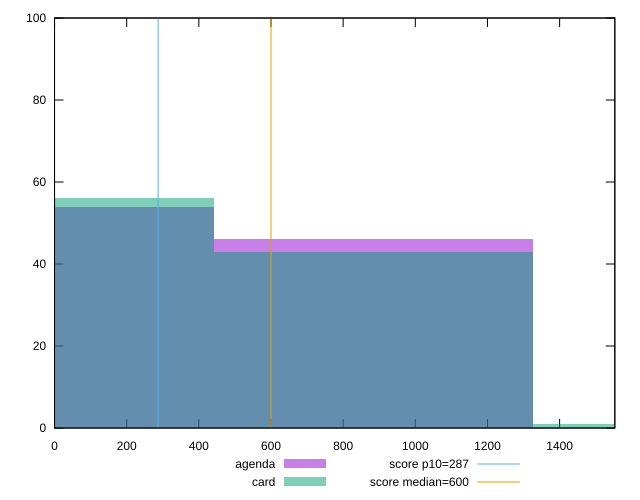

Here is the gnuplot script that generated this plot:
reset

$agenda <<EOF
884.8413116699217 46
0 54
EOF

$card <<EOF
0 56
884.8413116699217 43
1769.6826233398433 1
EOF

set key outside below
set boxwidth 884.8413116699217
set xrange [0:1553]
set yrange [0:100]
set trange [0:100]
set style fill transparent solid 0.5 noborder

set parametric
set terminal svg size 640, 500 enhanced background rgb 'white'
set output "reports/report_00028_2021-02-24T12-49-42.674Z/total-blocking-time/comparison/histogram/1_vs_2.svg"

plot $agenda title "agenda" with boxes, \
     $card title "card" with boxes, \
     287,t title "score p10=287", \
     600,t title "score median=600"

reset
